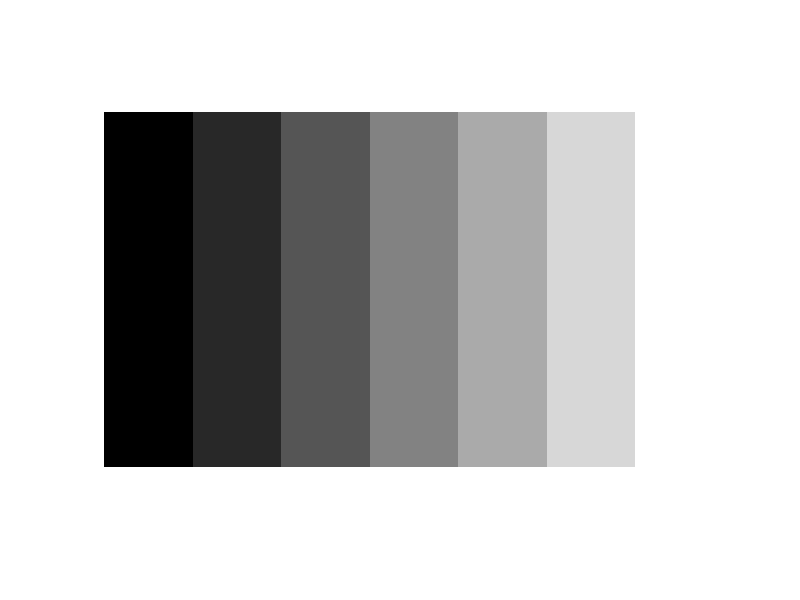

This figure's MATLAB source:
clear all;
close all;

image = zeros(4,7);
shade = 0;

for i = 1:7
    image(1:4,i) = [shade,shade,shade,shade];
    shade = shade + (1/6);
end

imshow(image);